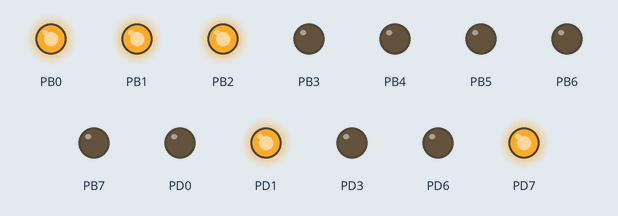
Bench run of a program on a simulated ATmega16, built with avr-gcc and emulated at 16 MHz. Parts: output pins drawn as LEDs (lit = HIGH).

Above: at 2.5 s.
At 7.5 s:
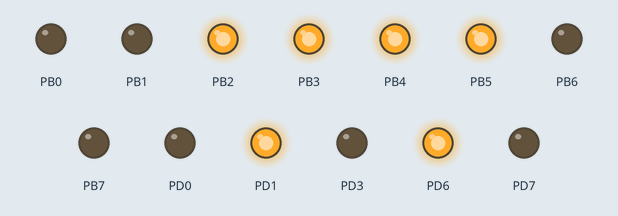
At 12.5 s:
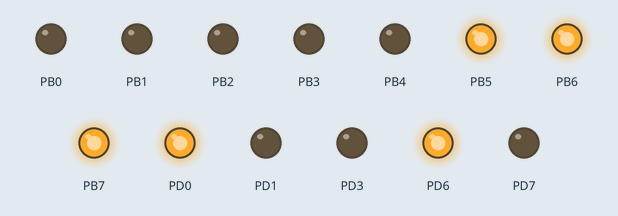
At 17.5 s:
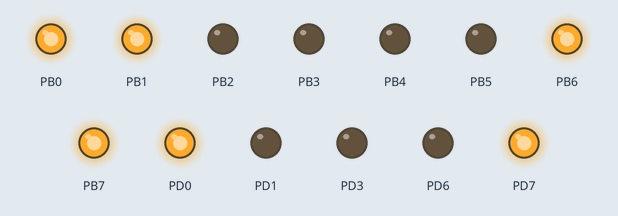
Timing chart, 0 to 26.0 s (numbered marks = the images above):
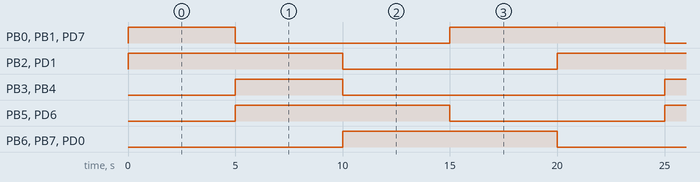

Measured:
- by itself, PB0, PB1, PD7: repeats every 20.0 s: LOW 10.0 s, HIGH 10.0 s
- by itself, PB2, PB5–7, PD0, PD1, PD6: alternates HIGH for 10.0 s and LOW for 10.0 s
- by itself, PB3, PB4: alternates HIGH for 5.0 s and LOW for 15.0 s

The program:

motor.c
```c
#include <avr/io.h>
#define F_CPU 16000000UL
#include <util/delay.h>


int main(void)
{
	DDRB=255;
	DDRD=11000011;
    while(1)
    {
     PORTB=0b00000111;
	 PORTD=0b10000010;   //left
	 _delay_ms(5000);
	 PORTB=0b00111100;
	 PORTD=0b01000010;   //forward
	 _delay_ms(5000);
	 PORTB=0b11100000;
	 PORTD=0b01000001;   //right
	 _delay_ms(5000);
	 PORTB=0b11000011;
	 PORTD=0b10000001;   //backward
	 _delay_ms(5000);

    }
}
```
